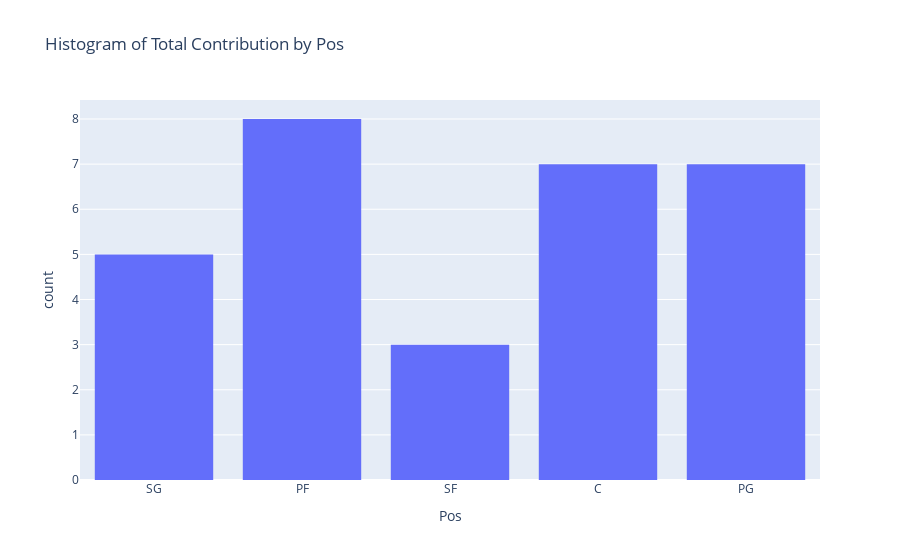

The notebook cell saved with this chart:
### Code cell
fig_histogram = px.histogram(top_players, x='Pos', title='Histogram of Total Contribution by Pos')
fig_histogram.show()

### Figure 1 — Plotly figure (JSON) as saved in the notebook; plotly's stock layout.template omitted (floating-point values rounded to 4 significant figures)
{"data": [{"alignmentgroup": "True", "bingroup": "x", "hovertemplate": "Pos=%{x}<br>count=%{y}<extra></extra>", "legendgroup": "", "marker": {"color": "#636efa", "pattern": {"shape": ""}}, "name": "", "offsetgroup": "", "orientation": "v", "showlegend": false, "type": "histogram", "x": ["SG", "PF", "SG", "SF", "SF", "C", "PG", "C", "PG", "PG", "C", "PG", "SF", "PF", "C", "C", "PF", "SG", "PF", "PG", "PG", "PF", "PG", "PF", "C", "C", "SG", "PF", "SG", "PF"], "xaxis": "x", "yaxis": "y"}], "layout": {"barmode": "relative", "legend": {"tracegroupgap": 0}, "title": {"text": "Histogram of Total Contribution by Pos"}, "xaxis": {"anchor": "y", "domain": [0, 1], "title": {"text": "Pos"}}, "yaxis": {"anchor": "x", "domain": [0, 1], "title": {"text": "count"}}}}
